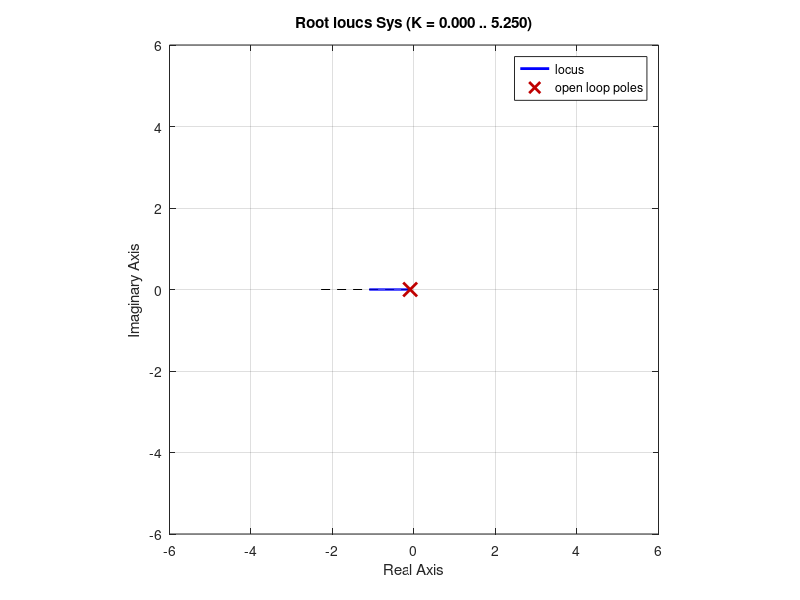

MATLAB code to generate this figure: (Note: this script raises an error after producing the figure.)
% By: Johnathan Machler 
% Date: 01.23.19

% pkg load control
% pkg load symbolic

G1 = tf([0 4], [0 1]); 
G2 = tf([0 1],[1 2]); 
H = tf([5 0],[0 1]);
Sys = feedback(G1*G2,H) % feedback(forward path,backward path presuming negative)
pole(Sys)' 

rlocus(Sys); 
v=[-6 6 -6 6]; axis(v);axis('square');grid on;

[Num,Den] = tfdata(Sys,'v');
syms s t
Sys_syms = poly2sym(Num,s)/poly2sym(Den,s); % Convert tf to symbolic expression
ilaplace(Sys_syms, s, t) % Takes inverse laplace transform of symbolic expression
